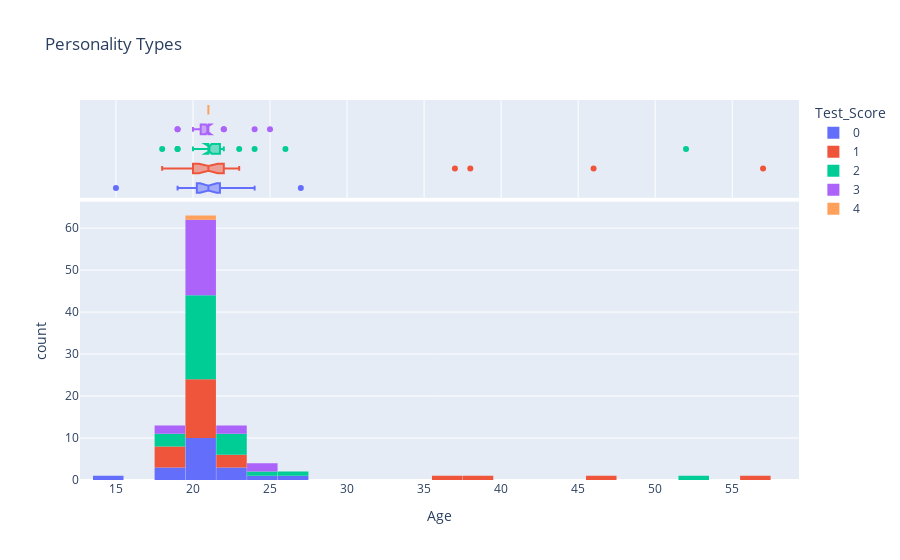

Notebook source saved alongside this figure:
### Code cell
fig = px.histogram(data,
                x = "Age",
                nbins = 30,
                marginal = "box",
                color = "Test_Score",
                title='Personality Types')

fig.update_layout(bargap=0.01)
fig.show()

### Figure 1 — Plotly figure (JSON) as saved in the notebook; plotly's stock layout.template omitted (floating-point values rounded to 4 significant figures)
{"data": [{"alignmentgroup": "True", "bingroup": "x", "hovertemplate": "Test_Score=0<br>Age=%{x}<br>count=%{y}<extra></extra>", "legendgroup": "0", "marker": {"color": "#636efa", "pattern": {"shape": ""}}, "name": "0", "nbinsx": 30, "offsetgroup": "0", "orientation": "v", "showlegend": true, "type": "histogram", "x": [21, 23, 19, 21, 21, 15, 24, 21, 19, 27, 19, 23, 20, 22, 21, 21, 21, 21, 21], "xaxis": "x", "yaxis": "y"}, {"alignmentgroup": "True", "hovertemplate": "Test_Score=0<br>Age=%{x}<extra></extra>", "legendgroup": "0", "marker": {"color": "#636efa"}, "name": "0", "notched": true, "offsetgroup": "0", "showlegend": false, "type": "box", "x": [21, 23, 19, 21, 21, 15, 24, 21, 19, 27, 19, 23, 20, 22, 21, 21, 21, 21, 21], "xaxis": "x2", "yaxis": "y2"}, {"alignmentgroup": "True", "bingroup": "x", "hovertemplate": "Test_Score=1<br>Age=%{x}<br>count=%{y}<extra></extra>", "legendgroup": "1", "marker": {"color": "#EF553B", "pattern": {"shape": ""}}, "name": "1", "nbinsx": 30, "offsetgroup": "1", "orientation": "v", "showlegend": true, "type": "histogram", "x": [21, 20, 19, 21, 21, 20, 22, 21, 37, 46, 21, 38, 21, 19, 57, 18, 23, 21, 23, 21, 19, 21, 20, 21, 21, 18], "xaxis": "x", "yaxis": "y"}, {"alignmentgroup": "True", "hovertemplate": "Test_Score=1<br>Age=%{x}<extra></extra>", "legendgroup": "1", "marker": {"color": "#EF553B"}, "name": "1", "notched": true, "offsetgroup": "1", "showlegend": false, "type": "box", "x": [21, 20, 19, 21, 21, 20, 22, 21, 37, 46, 21, 38, 21, 19, 57, 18, 23, 21, 23, 21, 19, 21, 20, 21, 21, 18], "xaxis": "x2", "yaxis": "y2"}, {"alignmentgroup": "True", "bingroup": "x", "hovertemplate": "Test_Score=2<br>Age=%{x}<br>count=%{y}<extra></extra>", "legendgroup": "2", "marker": {"color": "#00cc96", "pattern": {"shape": ""}}, "name": "2", "nbinsx": 30, "offsetgroup": "2", "orientation": "v", "showlegend": true, "type": "histogram", "x": [20, 19, 21, 19, 22, 22, 21, 21, 18, 52, 21, 21, 22, 21, 24, 21, 20, 26, 21, 21, 22, 21, 21, 21, 20, 21, 20, 21, 21, 23, 21], "xaxis": "x", "yaxis": "y"}, {"alignmentgroup": "True", "hovertemplate": "Test_Score=2<br>Age=%{x}<extra></extra>", "legendgroup": "2", "marker": {"color": "#00cc96"}, "name": "2", "notched": true, "offsetgroup": "2", "showlegend": false, "type": "box", "x": [20, 19, 21, 19, 22, 22, 21, 21, 18, 52, 21, 21, 22, 21, 24, 21, 20, 26, 21, 21, 22, 21, 21, 21, 20, 21, 20, 21, 21, 23, 21], "xaxis": "x2", "yaxis": "y2"}, {"alignmentgroup": "True", "bingroup": "x", "hovertemplate": "Test_Score=3<br>Age=%{x}<br>count=%{y}<extra></extra>", "legendgroup": "3", "marker": {"color": "#ab63fa", "pattern": {"shape": ""}}, "name": "3", "nbinsx": 30, "offsetgroup": "3", "orientation": "v", "showlegend": true, "type": "histogram", "x": [20, 21, 22, 20, 20, 21, 20, 21, 19, 22, 21, 21, 21, 25, 21, 21, 19, 21, 21, 24, 21, 21, 21, 21], "xaxis": "x", "yaxis": "y"}, {"alignmentgroup": "True", "hovertemplate": "Test_Score=3<br>Age=%{x}<extra></extra>", "legendgroup": "3", "marker": {"color": "#ab63fa"}, "name": "3", "notched": true, "offsetgroup": "3", "showlegend": false, "type": "box", "x": [20, 21, 22, 20, 20, 21, 20, 21, 19, 22, 21, 21, 21, 25, 21, 21, 19, 21, 21, 24, 21, 21, 21, 21], "xaxis": "x2", "yaxis": "y2"}, {"alignmentgroup": "True", "bingroup": "x", "hovertemplate": "Test_Score=4<br>Age=%{x}<br>count=%{y}<extra></extra>", "legendgroup": "4", "marker": {"color": "#FFA15A", "pattern": {"shape": ""}}, "name": "4", "nbinsx": 30, "offsetgroup": "4", "orientation": "v", "showlegend": true, "type": "histogram", "x": [21], "xaxis": "x", "yaxis": "y"}, {"alignmentgroup": "True", "hovertemplate": "Test_Score=4<br>Age=%{x}<extra></extra>", "legendgroup": "4", "marker": {"color": "#FFA15A"}, "name": "4", "notched": true, "offsetgroup": "4", "showlegend": false, "type": "box", "x": [21], "xaxis": "x2", "yaxis": "y2"}], "layout": {"bargap": 0.01, "barmode": "relative", "legend": {"title": {"text": "Test_Score"}, "tracegroupgap": 0}, "title": {"text": "Personality Types"}, "xaxis": {"anchor": "y", "domain": [0, 1], "title": {"text": "Age"}}, "xaxis2": {"anchor": "y2", "domain": [0, 1], "matches": "x", "showgrid": true, "showticklabels": false}, "yaxis": {"anchor": "x", "domain": [0, 0.7326], "title": {"text": "count"}}, "yaxis2": {"anchor": "x2", "domain": [0.7426, 1], "matches": "y2", "showgrid": false, "showline": false, "showticklabels": false, "ticks": ""}}}
